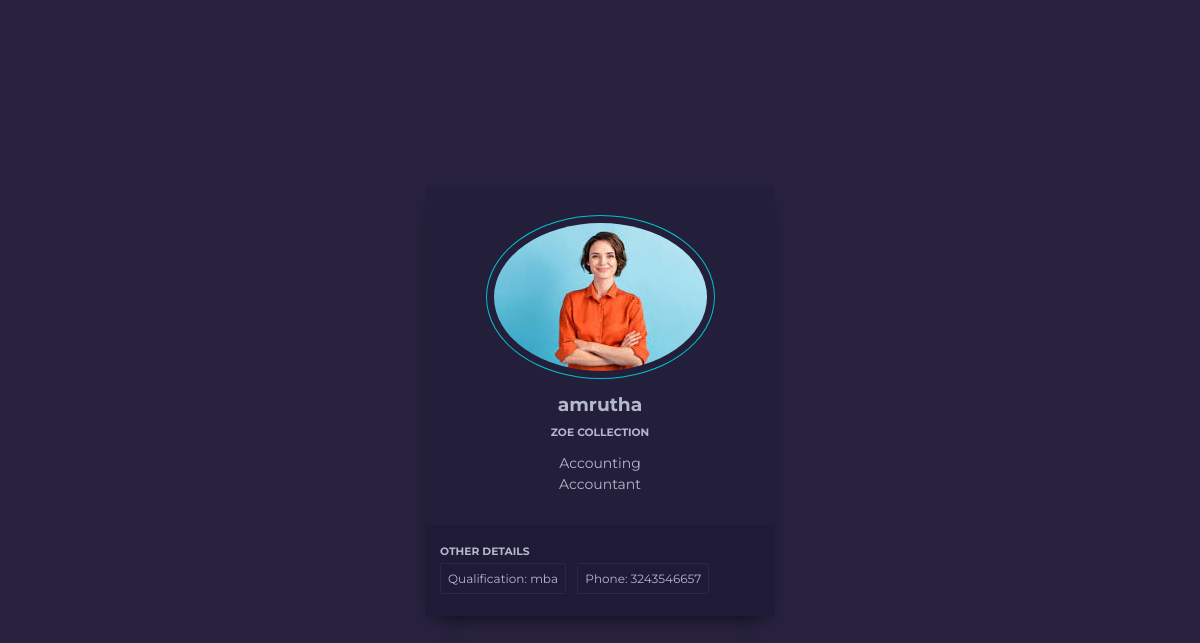
The app's page /empapp/employe/10/ with its own data.
### empapp/models.py (models this page shows)
class company(models.Model):
    cmpname=models.CharField(max_length=200,unique=True)
    empname=models.CharField(max_length=200)
    empQuali=models.CharField(max_length=200)
    empDept=models.CharField(max_length=200)
    empDsg=models.CharField(max_length=200)
    empImg=models.ImageField(upload_to='images',default="images/default.jpg",blank=True)
    empJdate=models.DateTimeField()
    empSalary=models.IntegerField()
    empPhone=models.IntegerField()

### empapp/views.py (the view)
# urls.py: path("employe/<int:pk>/",views.EmployeDetailView.as_view(),name='employe-detail'),
class EmployeDetailView(View):
    def get(self,request,*args,**kwargs):
        print(kwargs)
        id=kwargs.get("pk")
        qs=company.objects.get(id=id)
        return render(request,"employe_detail.html",{'data':qs})

### empapp/Templates/employe_detail.html (shortened to what this page needs)
<!DOCTYPE html>
<html lang="en">
<head>
</head>
<body>
    <div class="card-container">
        <img class="round" src="{{data.empImg.url}}" alt="user" />
        <h3>{{data.empname}}</h3>
        <h6>{{data.cmpname}}</h6>
        <p>{{data.empDept}} <br/> {{data.empDsg}}</p>
        <div class="skills">
            <h6>Other details</h6>
            <ul>
                <li>Qualification: {{data.empQuali}}</li>
                <li>Phone: {{data.empPhone}}</li>
            </ul>
        </div>
    </div>
</body>
</html>

### empapp/Templates/employe_detail.html (style rules this page uses)
* { box-sizing: border-box; }
body { background-color: #28223F; font-family: Montserrat, sans-serif; display: flex; align-items: center; justify-content: center; flex-direction: column; min-height: 100vh; margin: 0; }
h3 { margin: 10px 0; }
h6 { margin: 5px 0; text-transform: uppercase; }
p { font-size: 14px; line-height: 21px; }
.card-container { background-color: #231E39; border-radius: 5px; box-shadow: 0px 10px 20px -10px rgba(0,0,0,0.75); color: #B3B8CD; padding-top: 30px; position: relative; width: 350px; max-width: 100%; text-align: center; }
.card-container .round { border: 1px solid #03BFCB; border-radius: 50%; padding: 7px; }
.skills { background-color: #1F1A36; text-align: left; padding: 15px; margin-top: 30px; }
.skills ul { list-style-type: none; margin: 0; padding: 0; }
.skills ul li { border: 1px solid #2D2747; border-radius: 2px; display: inline-block; font-size: 12px; margin: 0 7px 7px 0; padding: 7px; }

### records on screen
company: empImg (placeholder picture), empname "amrutha", cmpname "ZOE COLLECTION", empDept "Accounting", empDsg "Accountant", empQuali "mba", empPhone "3243546657"
